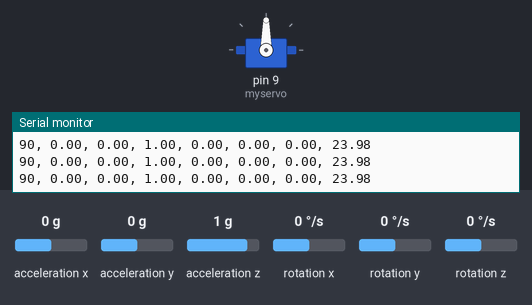
Simulated run of this sketch. Board: Arduino Uno, built with avr-gcc and run on an emulated ATmega328P. Shown: servo, the last lines printed to the serial monitor. Wiring (inferred from the names in the program): MPU-6050 motion sensor at I2C address 0x68. Inputs (shaded band) come from the test bench; at power-on: acceleration x 0 g, acceleration y 0 g, acceleration z 1 g, rotation x 0 °/s, rotation y 0 °/s, rotation z 0 °/s.

Above: at 1.2 s.
1.3 s: acceleration x set to -0.8 g
At 1.8 s:
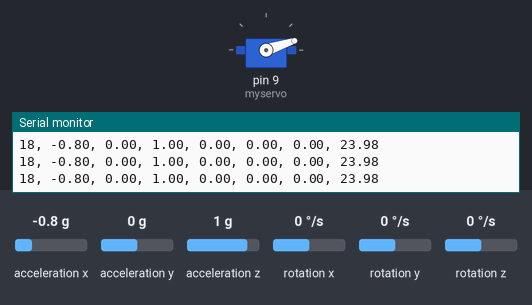
2.8 s: acceleration x set to 0.8 g
At 4.0 s:
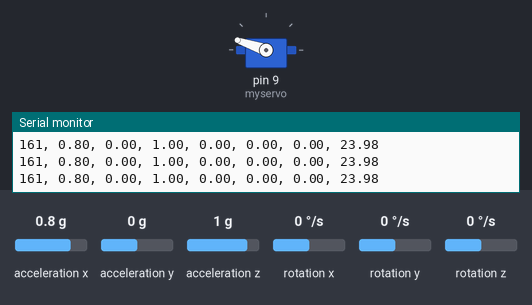
4.3 s: acceleration x set to 1.4 g
At 5.1 s:
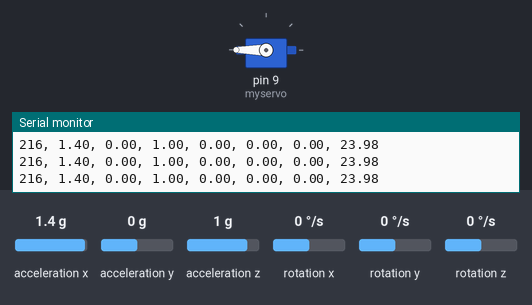
Timing chart, 0 to 7.3 s (numbered marks = the images above; inputs shaded):
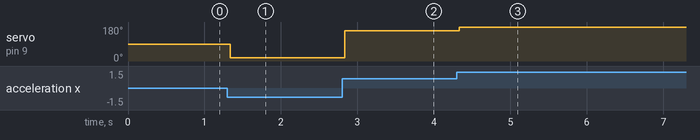

The sketch:

imu_servo.ino
```cpp
#include <Wire.h> // I2C通信を行うためのライブラリ
#include <Servo.h> // サーボを動かすためのライブラリ

Servo myservo;  // サーボに名前を付ける

int pos = 0;    // サーボの値を入れる変数（箱）を作り0を入れる。


// MPU-6050のアドレス、レジスタ設定値（モジュールの決まり事）
#define MPU6050_WHO_AM_I     0x75  // Read Only
#define MPU6050_PWR_MGMT_1   0x6B  // Read and Write
#define MPU_ADDRESS  0x68


// 電源投入時に一度だけ実行される
void setup() {
  // I2C通信の開始
  Wire.begin();

  // PCとの通信を開始（データ表示用）
  Serial.begin(19200); //115200bps

  // 初回確認処理（接続センサの確認）
  Wire.beginTransmission(MPU_ADDRESS);
  Wire.write(MPU6050_WHO_AM_I);  //MPU6050_PWR_MGMT_1
  Wire.write(0x00);
  Wire.endTransmission();

  // 動作モードの設定（データの送り方など）
  Wire.beginTransmission(MPU_ADDRESS);
  Wire.write(MPU6050_PWR_MGMT_1);  //MPU6050_PWR_MGMT_1レジスタの設定
  Wire.write(0x00);
  Wire.endTransmission();

  // ピン9番をサーボ用の通信用に設定
  myservo.attach(9);  // attaches the servo on pin 9 to the servo object


}

// 電源が入っている限り、繰り返し実行される
void loop() {
  // センサ値の読み込み
  // IMUモジュールと通信を開始し、値を取得する。
  Wire.beginTransmission(0x68);
  Wire.write(0x3B);
  Wire.endTransmission(false);
  Wire.requestFrom(0x68, 14, true);
  // データ読み込み
  while (Wire.available() < 14);
  int16_t axRaw, ayRaw, azRaw, gxRaw, gyRaw, gzRaw, TemperatureRaw;

  // 取得した値を用意したそれぞれの変数（箱）に入れる
  axRaw = Wire.read() << 8 | Wire.read();
  ayRaw = Wire.read() << 8 | Wire.read();
  azRaw = Wire.read() << 8 | Wire.read();
  TemperatureRaw = Wire.read() << 8 | Wire.read();
  gxRaw = Wire.read() << 8 | Wire.read();
  gyRaw = Wire.read() << 8 | Wire.read();
  gzRaw = Wire.read() << 8 | Wire.read();

  // データの変換（センサのデータシートより）
  // 加速度値を分解能で割って加速度(G)に変換する
  float acc_x = axRaw / 16384.0;  //FS_SEL_0 16,384 LSB / g
  float acc_y = ayRaw / 16384.0;
  float acc_z = azRaw / 16384.0;

  // 角速度値を分解能で割って角速度(度/秒)に変換する
  float gyro_x = gxRaw / 131.0;//FS_SEL_0 131 LSB / (°/s)
  float gyro_y = gyRaw / 131.0;
  float gyro_z = gzRaw / 131.0;

  // 温度の計算。
  float temp = (TemperatureRaw + 12412.0) / 340.0;

  // X加速度（G）の値をサーボ角度指示（度）に変換する
  pos=(acc_x+1.0)*90.0;

  // 結果を（人間が見るために）出力する
  Serial.print(pos);  Serial.print(", ");
  Serial.print(acc_x);  Serial.print(", ");
  Serial.print(acc_y);  Serial.print(", ");
  Serial.print(acc_z);  Serial.print(", ");
  Serial.print(gyro_x); Serial.print(", ");
  Serial.print(gyro_y); Serial.print(", ");
  Serial.print(gyro_z); Serial.print(", ");
  Serial.print(temp); Serial.println("");

  // サーボに角度支持（度）を出す。
  myservo.write(pos);

}
```

Measured:
- after the input at 1.3 s, servo on pin 9 (myservo): 90° → 18° at once
- after the input at 2.8 s, servo on pin 9 (myservo): 18° → 161° at once
- after the input at 4.3 s, servo on pin 9 (myservo): 161° → 180° at once
